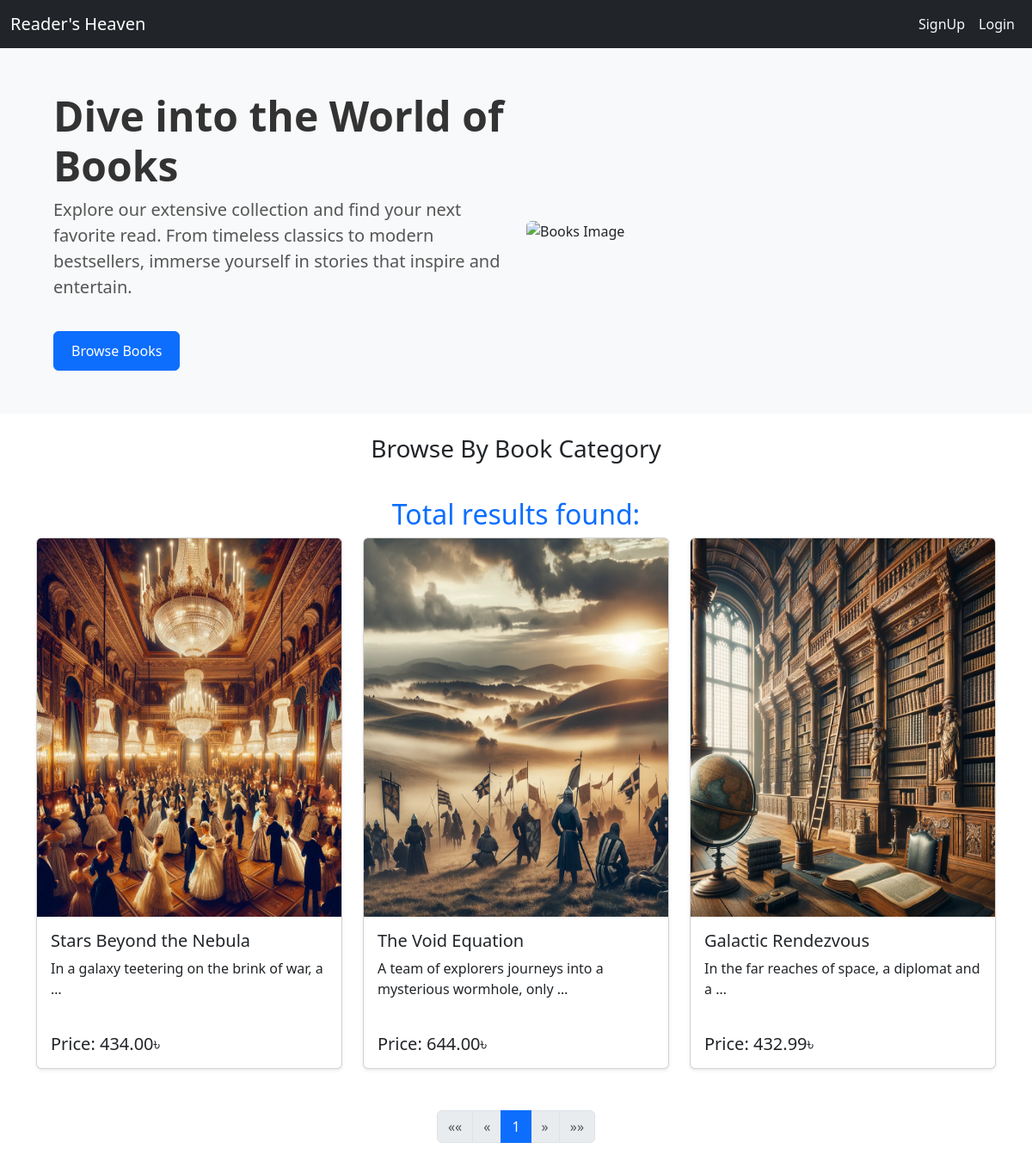
Screenshot of /books/filter/science-fiction/ with the database file from the repository.
### books/models.py (models this page shows, shortened)
class Book_model(models.Model):
    title = models.CharField(max_length=500)
    description = models.TextField()
    image = models.ImageField(upload_to='books/media/uploads/', blank=True, null=True)
    borrowing_price = models.DecimalField(max_digits=8, decimal_places=2)
    categories = models.ManyToManyField(Category_model, related_name='category')
    user_reviews = models.ManyToManyField(User, through='books.Review')
    available = models.BooleanField(default=True)

### core/views.py (the view)
# urls.py: path('filter/<slug:book_model_slug>/', home,name="books_filter" ),
def home(request, book_model_slug=None):
    book_model_details = Book_model.objects.all()
    if book_model_slug is not None:
        book_model_slug_field = Category_model.objects.get(slug=book_model_slug)
        book_model_details = Book_model.objects.filter(categories=book_model_slug_field)
    category_details = Category_model.objects.all()
    paginator = Paginator(book_model_details, 6)  # Show 6 books per page.
    page_number = request.GET.get('page')
    page_obj = paginator.get_page(page_number)
    return render(request, "./home.html", {'category_details': category_details, 'page_obj': page_obj})

### core/templates/home.html (shortened to what this page needs)
{% extends 'base.html' %}
{% block body %}
<section class="hero-section text-center text-lg-start" style="padding: 50px; background-color: #f8f9fa;">
    <div class="container">
        <div class="row align-items-center">
            <div class="col-12 col-lg-6">
                <h1 style="font-size: 3rem; font-weight: 700; color: #333;">Dive into the World of Books</h1>
                <p style="font-size: 1.25rem; line-height: 1.5; color: #555;">
                    Explore our extensive collection and find your next favorite read. From timeless classics to modern bestsellers, immerse yourself in stories that inspire and entertain.
                </p>
                <a href="#purchase" class="btn btn-primary" style="padding: 10px 20px; font-size: 1rem; margin-top: 20px;">Browse Books</a>
            </div>
            <div class="col-12 col-lg-6 mt-4 mt-lg-0">
                <img src="https://images.unsplash.com/photo-1544716278-e513176f20b5?q=80&w=1974&auto=format&fit=crop&ixlib=rb-4.0.3&ixid=M3wxMjA3fDB8MHxwaG90by1wYWdlfHx8fGVufDB8fHx8fA%3D%3D" alt="Books Image" class="img-fluid rounded">
            </div>
        </div>
    </div>
</section>
<h3 class="text-center mt-4">Browse By Book Category</h3>
<div class="mt-4 mb-2 text-center">
    <h2 class="text-primary">Total results found:</h2>
</div>
<section class="container">
    <div class="row row-cols-1 row-cols-md-3 g-4">
        {% for i in page_obj %}
        <div class="col">
            <div class="card h-100 shadow-sm">
                {% if i.image %}
                <img src="{{ i.image.url }}" class="card-img-top" alt="Book Image" style="height: 440px;">
                {% else %}
                <img src="{{ i.image.url }}" class="card-img-top" alt="Book Image" style="height: 150px; object-fit: cover;">
                {% endif %}
                <div class="card-body d-flex flex-column">
                    <h5 class="card-title">{{ i.title }}</h5>
                    <p class="card-text flex-grow-1">{{ i.description|truncatewords:10 }}</p>
                    <div class="d-flex justify-content-between align-items-center mt-4">
                        <h5 class="mb-0">Price: {{ i.borrowing_price }}৳</h5>
                    </div>
                </div>
            </div>
        </div>
        {% endfor %}
    </div>
<div class="d-flex justify-content-center my-5">
    <nav aria-label="Page navigation">
        <ul class="pagination">
            {% if page_obj.has_previous %}
            <li class="page-item">
                <a class="page-link" href="?page=1" aria-label="First">
                    &laquo;&laquo;
                </a>
            </li>
            <li class="page-item">
                <a class="page-link" href="?page={{ page_obj.previous_page_number }}" aria-label="Previous">
                    &laquo;
                </a>
            </li>
            {% else %}
            <li class="page-item disabled">
                <span class="page-link">&laquo;&laquo;</span>
            </li>
            <li class="page-item disabled">
                <span class="page-link">&laquo;</span>
            </li>
            {% endif %}
            {% for num in page_obj.paginator.page_range %}
            {% if num == page_obj.number %}
            <li class="page-item active">
                <span class="page-link">{{ num }}</span>
            </li>
            {% elif num > page_obj.number|add:'-3' and num < page_obj.number|add:'3' %}
            <li class="page-item">
                <a class="page-link" href="?page={{ num }}">{{ num }}</a>
            </li>
            {% endif %}
            {% endfor %}
            {% if page_obj.has_next %}
            <li class="page-item">
                <a class="page-link" href="?page={{ page_obj.next_page_number }}" aria-label="Next">
                    &raquo;
                </a>
            </li>
            <li class="page-item">
                <a class="page-link" href="?page={{ page_obj.paginator.num_pages }}" aria-label="Last">
                    &raquo;&raquo;
                </a>
            </li>
            {% else %}
            <li class="page-item disabled">
                <span class="page-link">&raquo;</span>
            </li>
            <li class="page-item disabled">
                <span class="page-link">&raquo;&raquo;</span>
            </li>
            {% endif %}
        </ul>
    </nav>
</div>
</section>
{% endblock body %}

### rows the page displays
Book_model: image (picture), title "Stars Beyond the Nebula", description "In a galaxy teetering on the brink of war, a …", borrowing_price "434.00"
Book_model: image (picture), title "The Void Equation", description "A team of explorers journeys into a mysterious wormhole, only …", borrowing_price "644.00"
Book_model: image (picture), title "Galactic Rendezvous", description "In the far reaches of space, a diplomat and a …", borrowing_price "432.99"

### other values shown
{{ num }} "1"
